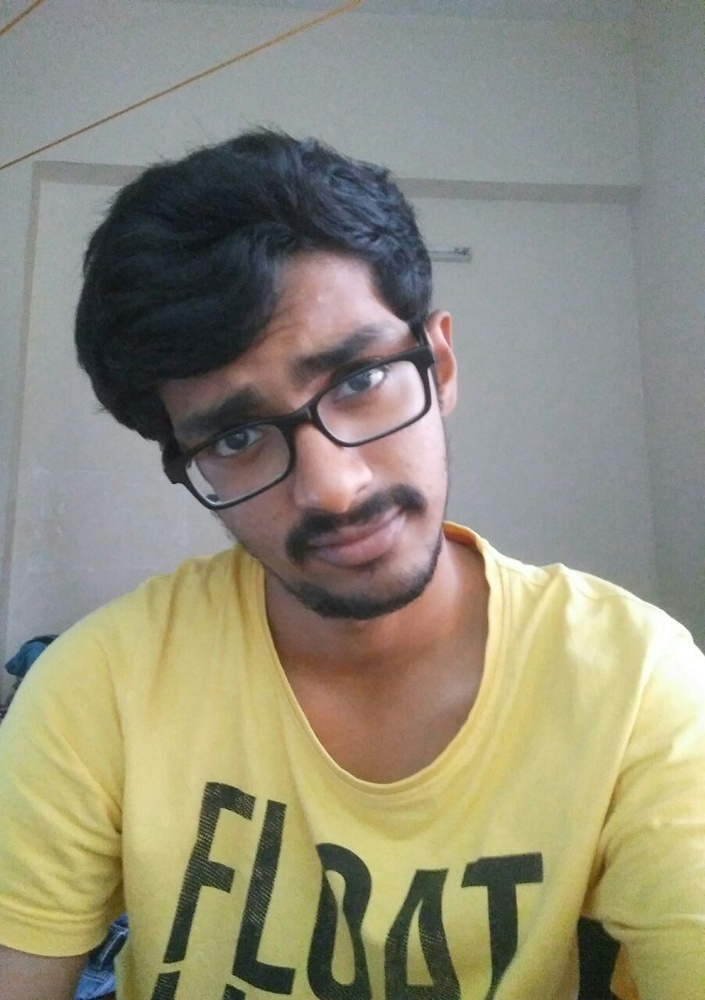
#> input picture MI_ppt.jpeg, 705 x 1000 px, shrunk from 902 x 1280 before the run
$ python image_rotation.py
#> lines starting #> are read from the running program, lines starting #| are printed output that depends on the picture
import numpy as np
import cv2

print("Enter the name of the image file:")
image = raw_input()
#> the answer given: MI_ppt.jpeg
img = cv2.imread(image)
#> img is the input picture: shape (1000, 705, 3); mean B, G, R 122.3, 142, 145
length =  len(image)
face_cascade = cv2.CascadeClassifier('haarFiles/haarcascade_frontalface_alt.xml')

a=[]
i = 0

num_rows, num_cols = img.shape[:2]
#> num_rows = 1000; num_cols = 705

while(i<360):
    rotation_matrix = cv2.getRotationMatrix2D((num_cols/2, num_rows/2), i, 1)
#> rotation_matrix = [[1, 0, 0], [0, 1, 0]]
    img_rotation = cv2.warpAffine(img, rotation_matrix, (num_cols, num_rows))
    if(i%20==0):
        cv2.imshow('Rotation', img_rotation)
    cv2.imwrite("Rotations/User."+image[:length-4]+"."+str((i/5)+1)+".jpg",img_rotation)
    gray = cv2.cvtColor(img_rotation, cv2.COLOR_BGR2GRAY)
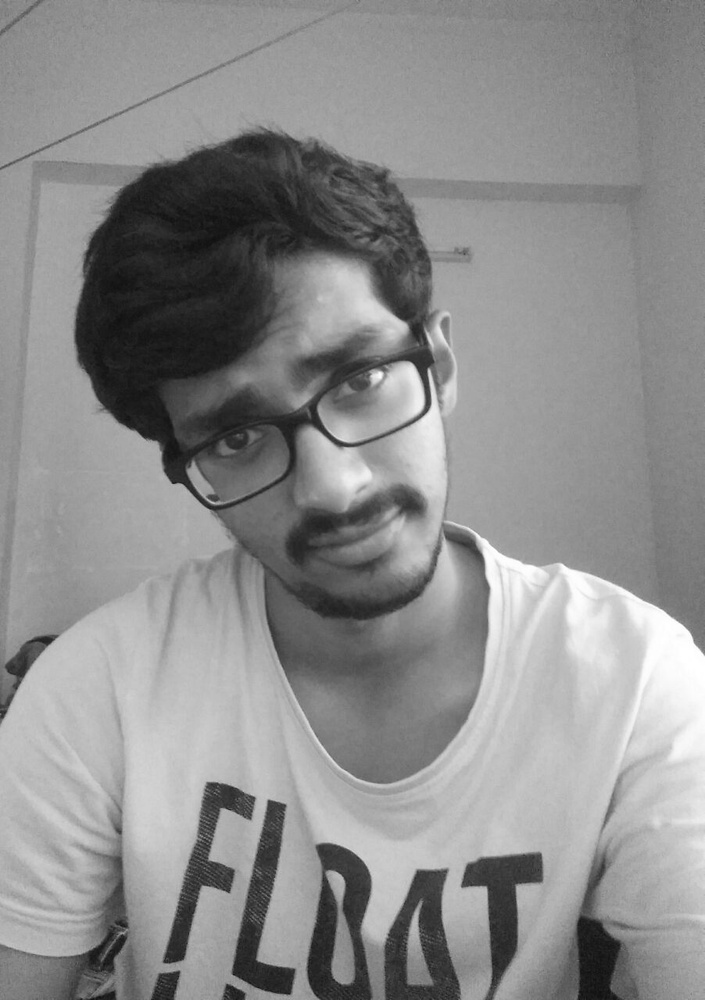
#> gray: shape (1000, 705); min 15, max 255, mean 140.6
    faces = face_cascade.detectMultiScale(gray, 1.2, 5)
#> faces = ()
    if(len(faces)>0):
        a.append(1)
    else:
        a.append(0)
    cv2.waitKey(10)
    i+=5


#Current values
current_count = 0
current_start = 0

#Maximum values
max_count = 0
max_start = 0
max_end = 0

#Initial segment if starts with initial element
initial_index = 0
initial_end = 0

#Number of entries in the array .... 360/5 = 72
list_length = len(a)

for i in range(list_length):
    if(a[i]==1):
        if(i==0):
            initial_index = 1
        if(initial_index==1):
            initial_end += 1
        if(current_count==0):
            current_start = i
        current_count += 1
    elif(current_count>max_count):
        max_count = i-current_start
        max_start = current_start
        max_end = i-1
        current_count = 0
    if(a[i]==0):
        initial_index = 0
        current_count = 0

if(a[list_length-1]==1):
    if(list_length - current_start > max_count):
        max_count = list_length - current_start
        max_start = current_start
        max_end = list_length - 1

median = -1

if((a[0]==1 and a[list_length-1]==1) and initial_end!=list_length):
    if(initial_end+list_length-current_start > max_count):
        median = (current_start+(initial_end+list_length-current_start)/2)%list_length
else:
    median = max_start + (max_end-max_start)/2


rotation_matrix = cv2.getRotationMatrix2D((num_cols/2, num_rows/2), median*5, 1)
img_rotation = cv2.warpAffine(img, rotation_matrix, (num_cols, num_rows))
gray = cv2.cvtColor(img_rotation, cv2.COLOR_BGR2GRAY)
faces = face_cascade.detectMultiScale(gray, 1.2, 5)
for (x,y,w,h) in faces:
    cv2.rectangle(img_rotation,(x,y),(x+w,y+h),(255,0,0),2)
for (x,y,w,h) in faces:
    cv2.imwrite("outputImage/"+str(median)+'_'+image,img_rotation[y:y+h,x:x+w])
cv2.imshow('Rotation', img_rotation)
cv2.waitKey(0)
cv2.destroyAllWindows()
